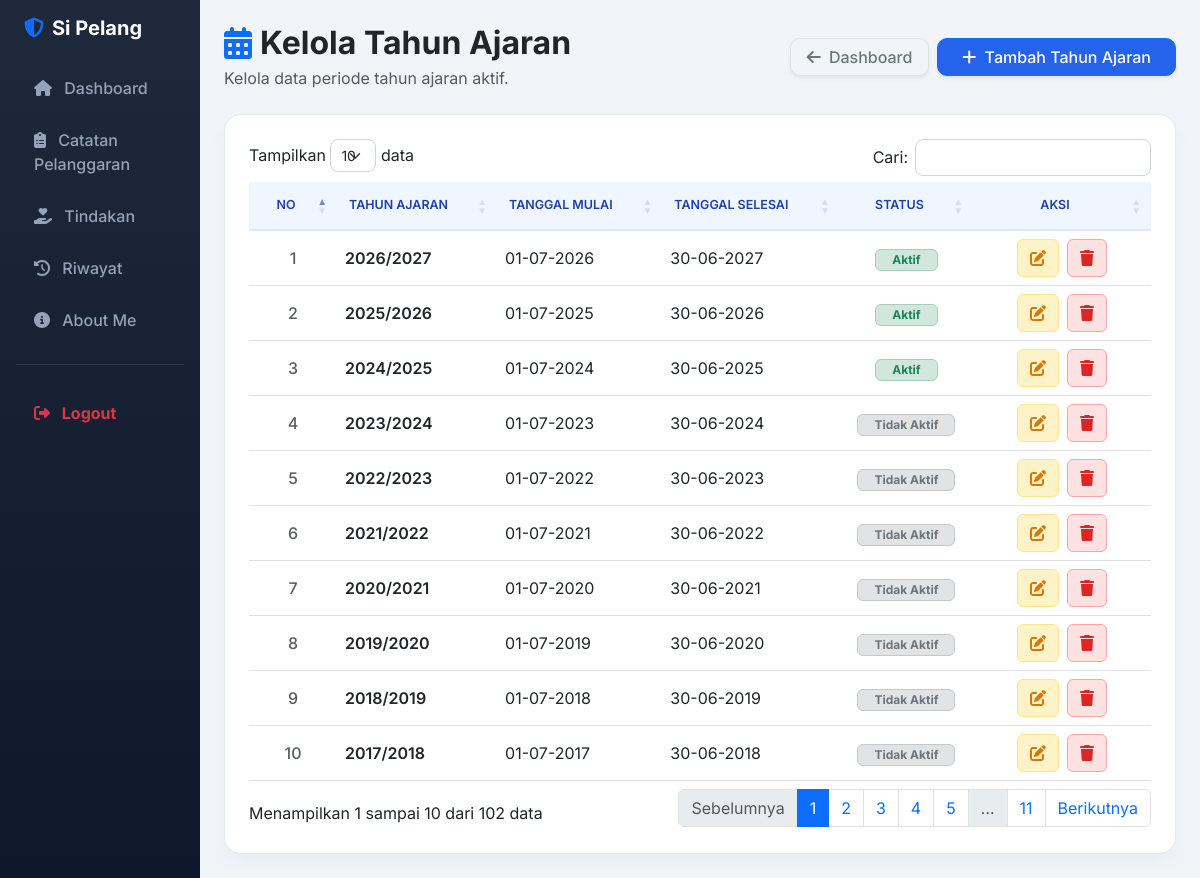
The page /kelola_tahun_ajaran.php on the database as committed earlier.
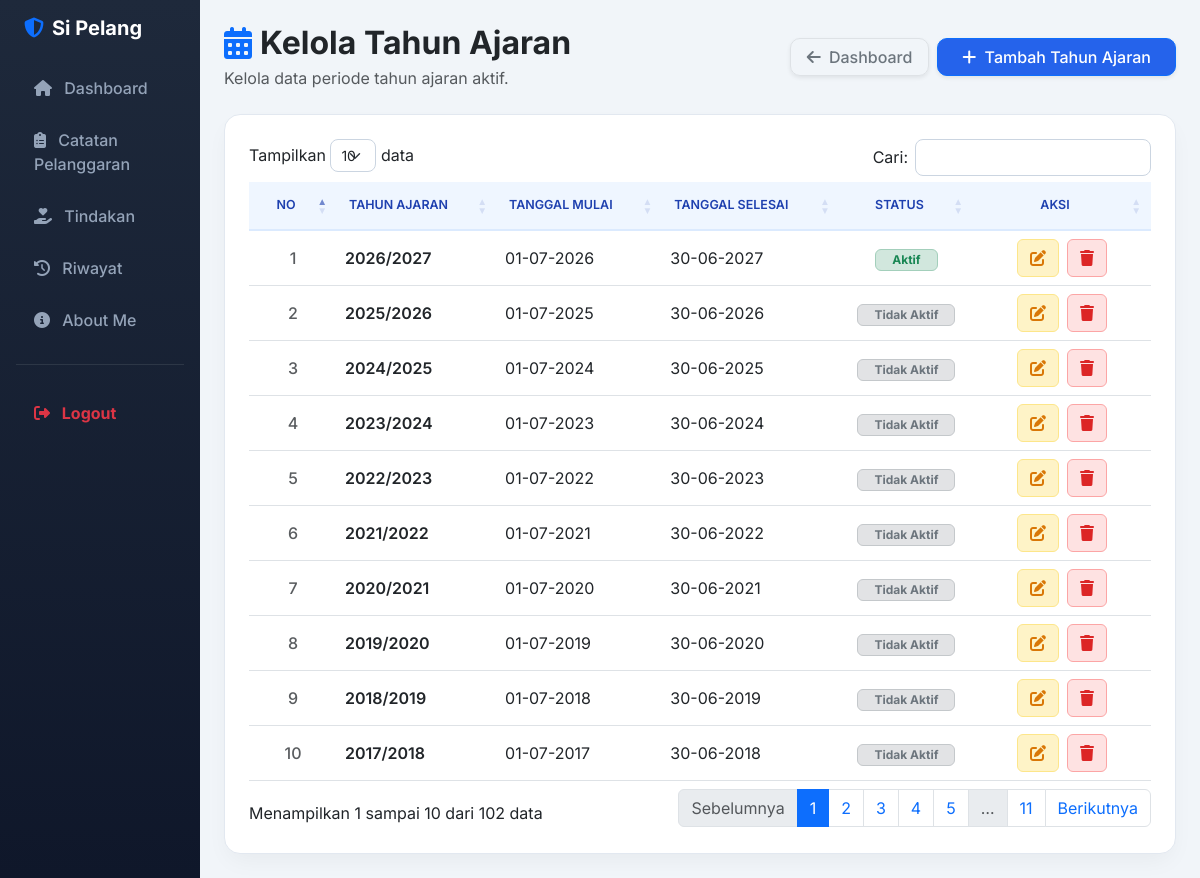
The same page on the database as committed later.
### tables this page shows
CREATE TABLE `t_tahun_ajaran` (
  `id` int(11) NOT NULL,
  `nama` varchar(20) DEFAULT NULL,
  `tanggal_mulai` date NOT NULL,
  `tanggal_selesai` date NOT NULL,
  `status_aktif` tinyint(1) NOT NULL,
  `created_at` timestamp NOT NULL DEFAULT current_timestamp(),
  `updated_at` timestamp NOT NULL DEFAULT current_timestamp()
);

### kelola_tahun_ajaran.php (the view, shortened to what the changed rows need)
<?php
include 'config/koneksi.php';
$query_ta = mysqli_query(
    $koneksi,
    "SELECT id, nama, tanggal_mulai, tanggal_selesai, status_aktif
     FROM t_tahun_ajaran
     ORDER BY id DESC"
);
function formatTanggal($tanggal)
{
    return date('d-m-Y', strtotime($tanggal));
}
function e($nilai)
{
    return htmlspecialchars(
        (string)($nilai ?? ''),
        ENT_QUOTES,
        'UTF-8'
    );
}
?>
<!DOCTYPE html>
<html lang="id">
<head>
    <link href="https://cdn.jsdelivr.net/npm/bootstrap@5.3.0/dist/css/bootstrap.min.css" rel="stylesheet">
    <link rel="stylesheet" href="https://cdnjs.cloudflare.com/ajax/libs/font-awesome/6.4.0/css/all.min.css">
    <link rel="stylesheet" href="https://cdn.datatables.net/1.13.6/css/dataTables.bootstrap5.min.css">
</head>
<body>
<div class="container-fluid">
    <div class="row">
        <main class="col-md-9 ms-sm-auto col-lg-10 px-md-4 py-4">
            <div class="d-flex justify-content-between align-items-center mb-4">
                <div>
                    <h2 class="fw-bold text-dark d-flex align-items-center gap-2 mb-1">
                        <i class="fa-solid fa-calendar-days text-primary"></i>
                        Kelola Tahun Ajaran
                    </h2>
                </div>
            </div>
            <div class="card card-custom p-4">
                <div class="table-responsive">
                    <table id="tabelTA"
                           class="table table-hover align-middle w-100">
                        <thead class="table-custom-header">
                            <tr>
                                <th class="text-center" style="width: 50px;">
                                    No
                                </th>
                                <th>
                                    Tahun Ajaran
                                </th>
                                <th>
                                    Tanggal Mulai
                                </th>
                                <th>
                                    Tanggal Selesai
                                </th>
                                <th class="text-center">
                                    Status
                                </th>
                                <th class="text-center" style="width: 140px;">
                                    Aksi
                                </th>
                            </tr>
                        </thead>
                        <tbody>
                            <?php
                            $no = 1;
                            while ($data = mysqli_fetch_assoc($query_ta)) :
                                $id = (int) $data['id'];
                                $nama = $data['nama'];
                                $tanggal_mulai = formatTanggal(
                                    $data['tanggal_mulai']
                                );
                                $tanggal_selesai = formatTanggal(
                                    $data['tanggal_selesai']
                                );
                                $status = (int) $data['status_aktif'];
                            ?>
                            <tr>
                                <td class="text-center text-muted fw-medium">
                                    <?= $no++; ?>
                                </td>
                                <td class="fw-semibold text-dark">
                                    <?= e($nama); ?>
                                </td>
                                <td>
                                    <?= e($tanggal_mulai); ?>
                                </td>
                                <td>
                                    <?= e($tanggal_selesai); ?>
                                </td>
                                <td class="text-center">
                                    <?php if ($status === 1) : ?>
                                        <span class="badge bg-success-subtle text-success border border-success-subtle px-3 py-1">
                                            Aktif
                                        </span>
                                    <?php else : ?>
                                        <span class="badge bg-secondary-subtle text-secondary border border-secondary-subtle px-3 py-1">
                                            Tidak Aktif
                                        </span>
                                    <?php endif; ?>
                                </td>
                                <td class="text-center">
                                    <div class="d-flex justify-content-center gap-2">
                                        <a href="edit_tahun_ajaran.php?id=<?= $id; ?>"
                                           class="btn-action-edit text-decoration-none btn-sm"
                                           title="Edit Data">
                                            <i class="fa-solid fa-pen-to-square"></i>
                                        </a>
                                        <a href="hapus_tahun_ajaran.php?id=<?= $id; ?>"
                                           class="btn-action-delete text-decoration-none btn-sm"
                                           title="Hapus Data"
                                           onclick="return confirm('Yakin ingin menghapus data tahun ajaran ini?')">
                                            <i class="fa-solid fa-trash"></i>
                                        </a>
                                    </div>
                                </td>
                            </tr>
                            <?php endwhile; ?>
                        </tbody>
                    </table>
                </div>
            </div>
        </main>
    </div>
</div>
</body>
</html>

Rows that differ between the two databases and show on the page:
changed t_tahun_ajaran (number 2 of 10 on the later page): status_aktif "Aktif" → "Tidak Aktif"
changed t_tahun_ajaran (number 3 of 10 on the later page): status_aktif "Aktif" → "Tidak Aktif"
